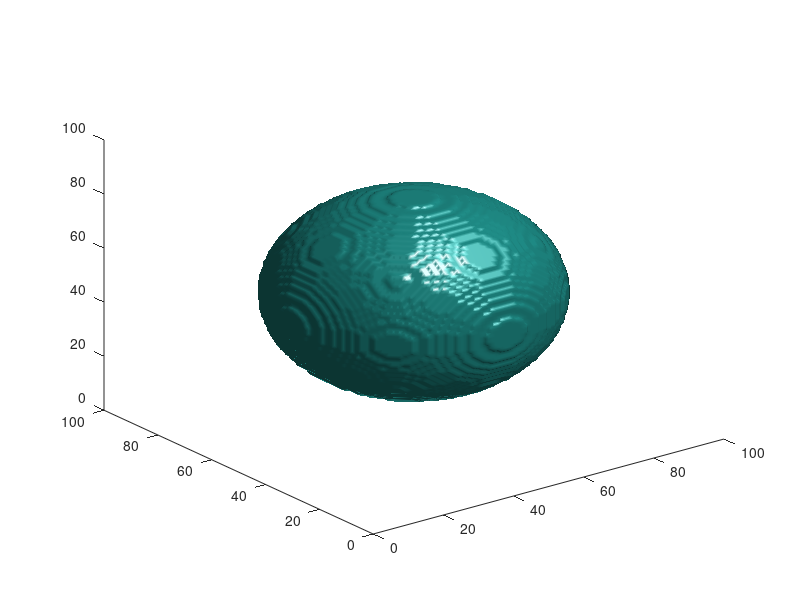

Source code (MATLAB):
clear;
TX=100;
TY=100;
TZ=100;
PX=6;
PY=8;
PZ=6;

G=zeros(TX,TY,TZ);
r=35;

for i=1:TX
     for j=1:TY
          for k=1:TZ
              if (i-0.5-TX/2.0)^2+(j-0.5-TY/2.0)^2+(k-0.5-TZ/2.0)^2<r^2
                  G(i,j,k)=1;
              end
          end
     end
end

isosurface(G(2:TX-1,2:TY-1,2:TZ-1));
mkdir('data');
for a=1:PX*PY*PZ
        rankz=ceil(a/(PX*PY));
        ranky=ceil((a-(rankz-1)*PX*PY)/PX);
        rankx=a-(rankz-1)*PX*PY-(ranky-1)*PX;
        rank(a,1)=rankx;
        rank(a,2)=ranky;
        rank(a,3)=rankz;

        if rankx<=mod(TX,PX)
            lengthx=ceil(TX/PX);
            startx=(rankx-1)*lengthx;
        else
            lengthx=floor(TX/PX);
            startx=(rankx-1)*lengthx+mod(TX,PX);
        end

        if ranky<=mod(TY,PY)
            lengthy=ceil(TY/PY);
            starty=(ranky-1)*lengthy;
        else
            lengthy=floor(TY/PY);
            starty=(ranky-1)*lengthy+mod(TY,PY);
        end

        if rankz<=mod(TZ,PZ)
            lengthz=ceil(TZ/PZ);
            startz=(rankz-1)*lengthz;
        else
            lengthz=floor(TZ/PZ);
            startz=(rankz-1)*lengthz+mod(TZ,PZ);
        end

        start(a,1)=startx;
        start(a,2)=starty;
        start(a,3)=startz;
        length(a,1)=lengthx;
        length(a,2)=lengthy;
        length(a,3)=lengthz;

        NX=lengthx+2;
        NY=lengthy+2;
        NZ=lengthz+2;

        data=zeros(NX,NY,NZ);

        for i=1:NX
            for j=1:NY
                for k=1:NZ
                    id=startx+i-1;
                    if id==0
                        id=TX;
                    end
                    if id==TX+1
                        id=1;
                    end

                    jd=starty+j-1;
                    if jd==0
                        jd=TY;
                    end
                    if jd==TY+1
                        jd=1;
                    end

                    kd=startz+k-1;
                    if kd==0
                        kd=TZ;
                    end
                    if kd==TZ+1
                        kd=1;
                    end

                    data(i,j,k)=G(id,jd,kd);
                end
            end
        end

        mpirank=num2str(a-1,'%04d');
        filename=['./data/data',mpirank,'.dat'];
        fid=fopen(filename,'w');
        for i=1:NX
            for j=1:NY
                for k=1:NZ
                    fprintf(fid,'%i\n',data(i,j,k));
                end
            end
        end
        fclose(fid);
end